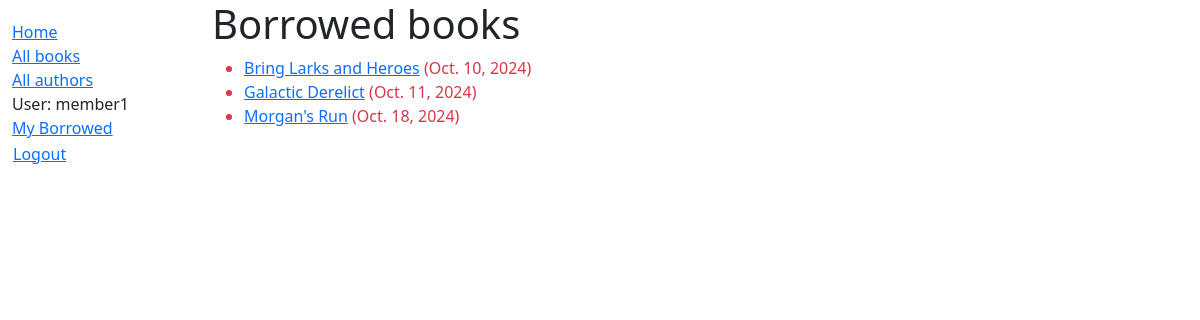
Before: /catalog/mybooks/ (signed in) with the older database file.
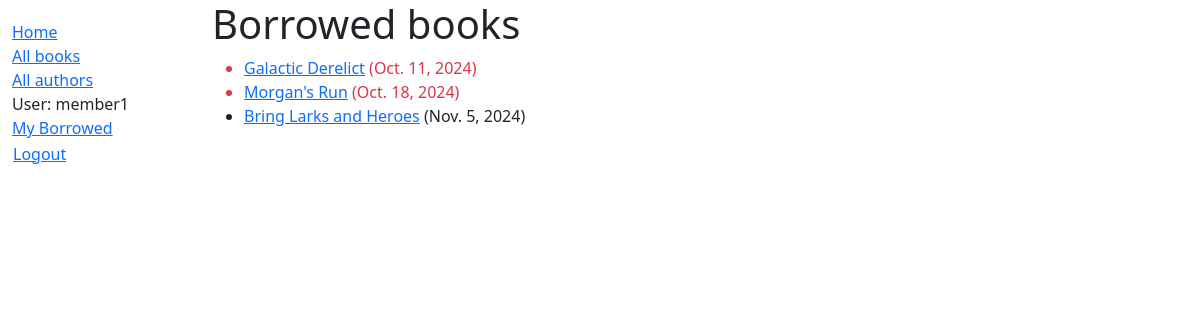
After: the same page with the newer database file.
### catalog/models.py (models this page shows, shortened)
class BookInstance(models.Model):
    id = models.UUIDField(
        primary_key=True,
        default=uuid.uuid4,
        help_text="Unique ID for this particular book"
    )
    book = models.ForeignKey('Book', on_delete=models.RESTRICT, null=True)
    imprint = models.CharField(max_length=200)
    due_back = models.DateField(null=True, blank=True)
    borrower = models.ForeignKey(settings.AUTH_USER_MODEL, on_delete=models.SET_NULL, null=True, blank=True)
    LOAN_STATUS = (
        ('m', 'Maintenance'),
        ('o', 'On loan'),
        ('a', 'Available'),
        ('r', 'Reserved'),
    )
    status = models.CharField(
        max_length=1,
        choices=LOAN_STATUS,
        default='m',
        blank=True,
        help_text='Book availability',
    )
    class Meta:
        ordering = ['due_back']
        permissions = (("can_mark_returned", "Set book as returned"), ("can_renew", "Renew the due_back of a book"))
    def display_author(self):
        return f'{self.book.author.first_name} {self.book.author.last_name}'
    display_author.short_description = "Author"
    def is_overdue(self):
        return bool(self.due_back and date.today() > self.due_back)

class Book(models.Model):
    title = models.CharField(max_length=200)
    author = models.ForeignKey(
        'Author',
        on_delete=models.RESTRICT,
        null=True
    )
    summary = models.TextField(
        max_length=1000,
        help_text="Enter a brief description of the book"
    )
    isbn = models.CharField('ISBN', max_length=13, unique=True, help_text='13 Character <a href="https://www.isbn-insternational.org/content/what-isbn">ISBN</a>')
    genre = models.ManyToManyField('Genre', help_text='Select a genre for this book')
    language = models.ForeignKey('Language', on_delete=models.SET_NULL, null=True)
    class Meta:
        ordering = ['title', 'author']
    def display_genre(self):
        return ', '.join([genre.name for genre in self.genre.all()[:3]])
    display_genre.short_description = 'Genre'

### catalog/views.py (the view)
# urls.py: path('mybooks/', views.LoanedBookByUserListView.as_view(), name='my-borrowed'),
class LoanedBookByUserListView(LoginRequiredMixin, generic.ListView):
    model = BookInstance
    template_name = 'catalog/bookinstance_list_borrowed_user.html'
    paginate_by = 10
    def get_queryset(self):
        return (
            BookInstance.objects
            .filter(borrower=self.request.user)
            .filter(status__exact='o')
            .order_by('due_back')
        )

### catalog/templates/catalog/bookinstance_list_borrowed_user.html
{% extends "base_generic.html" %}
{% block content %}
<h1>Borrowed books</h1>
    {% if bookinstance_list %}
        <ul>
            {% for bookinst in bookinstance_list %}
            <li class="{% if bookinst.is_overdue %}text-danger{% endif %}">
                <a href="{% url 'book-detail' bookinst.book.pk %}">{{ bookinst.book.title }}</a> ({{ bookinst.due_back }})
            </li>
            {% endfor %}
        </ul>
    {% else %}
        <p>There are no books borrowed.</p>
    {% endif %}
{% endblock content %}

Changed rows visible on the page:
changed BookInstance "Bring Larks and Heroes": due_back "Oct. 10, 2024" → "Nov. 5, 2024"; moves down the list
